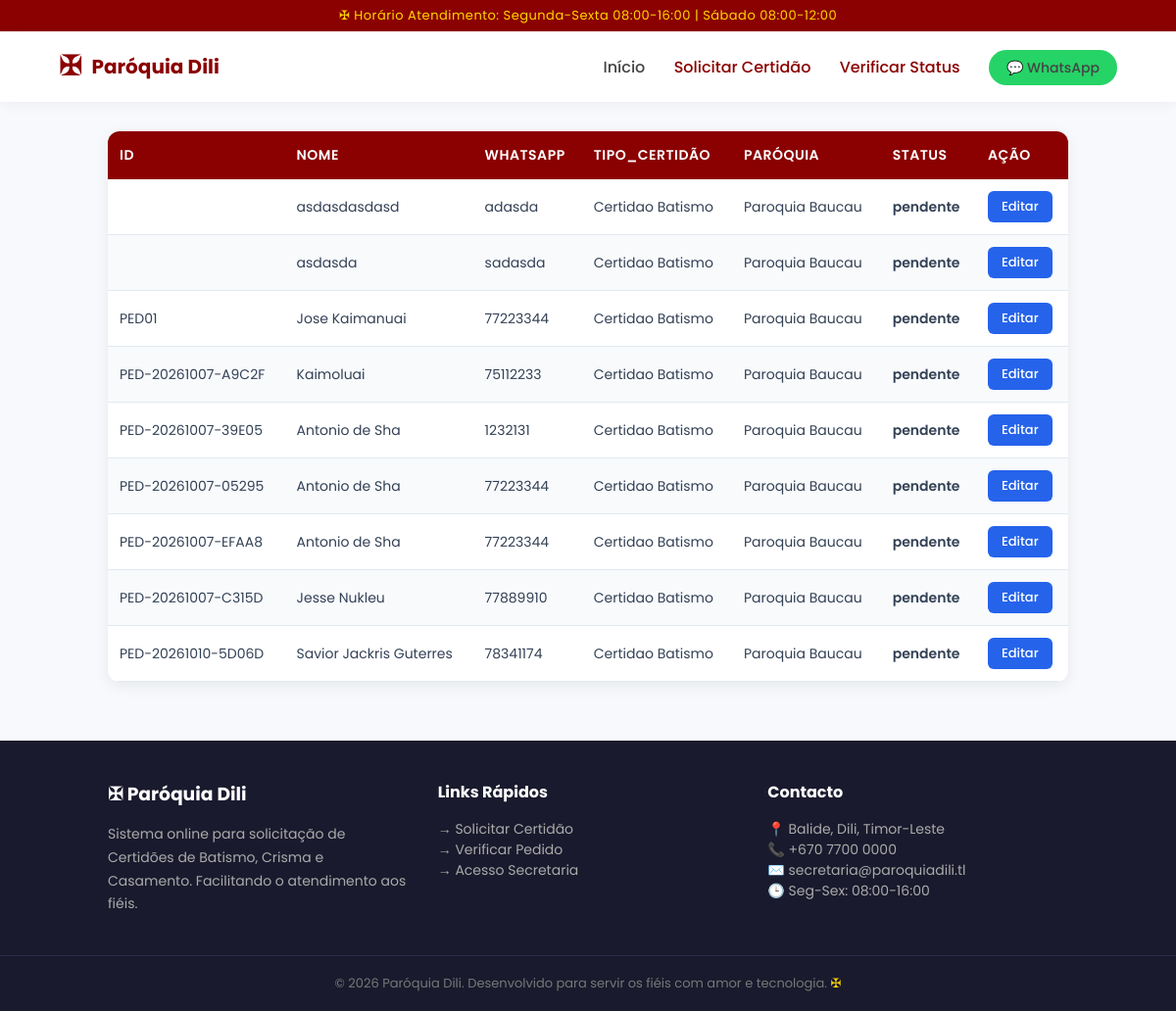
/Admin/add.php, run on the app's committed database.
### tables this page shows
CREATE TABLE `pedidos` (
  `id` int(11) NOT NULL AUTO_INCREMENT,
  `codigo_pedido` varchar(20) DEFAULT NULL,
  `paroquia_id` int(11) NOT NULL,
  `tipo_certidao_id` int(11) NOT NULL,
  `nome_requerente` varchar(150) NOT NULL,
  `whatsapp` varchar(20) NOT NULL,
  `finalidade` varchar(150) DEFAULT NULL,
  `data_solicitacao` timestamp NOT NULL DEFAULT current_timestamp(),
  `data_levantamento_desejada` date DEFAULT NULL,
  `status` enum('pendente','em_verificacao','em_processo','pronto','entregue','cancelado') DEFAULT 'pendente',
  `observacao_admin` text DEFAULT NULL,
  PRIMARY KEY (`id`),
  UNIQUE KEY `codigo_pedido` (`codigo_pedido`),
  KEY `paroquia_id` (`paroquia_id`),
  KEY `tipo_certidao_id` (`tipo_certidao_id`),
  CONSTRAINT `pedidos_ibfk_1` FOREIGN KEY (`paroquia_id`) REFERENCES `paroquias` (`id`) ON DELETE CASCADE,
  CONSTRAINT `pedidos_ibfk_2` FOREIGN KEY (`tipo_certidao_id`) REFERENCES `tipos_certidao` (`id`)
);

CREATE TABLE `tipos_certidao` (
  `id` int(11) NOT NULL AUTO_INCREMENT,
  `nome` varchar(50) NOT NULL,
  `requisitos` text DEFAULT NULL,
  `prazo_dias` int(11) DEFAULT 3,
  `custo` decimal(10,2) DEFAULT 0.00,
  PRIMARY KEY (`id`),
  UNIQUE KEY `nome` (`nome`)
);

CREATE TABLE `paroquias` (
  `id` int(11) NOT NULL AUTO_INCREMENT,
  `nome_paroquia` varchar(150) NOT NULL,
  `municipio` varchar(100) NOT NULL,
  `telefone` varchar(20) DEFAULT NULL,
  `endereco` text DEFAULT NULL,
  `created_at` timestamp NOT NULL DEFAULT current_timestamp(),
  PRIMARY KEY (`id`)
);

### classes/admin.php (called while the page is built)
<?php
require_once '../config/database.php';
class CRUD_Add
{
    private $conn;
    public function __construct()
    {
        $database = new Database();
        $this->conn = $database->getConnection();
    }
    public function Table(){
        $sql = "
            SELECT
                pe.codigo_pedido,
                pe.nome_requerente,
                pe.whatsapp,
                ti.nome AS nome_tipo,
                pa.nome_paroquia,
                pe.status
            FROM pedidos pe
            INNER JOIN tipos_certidao ti ON pe.tipo_certidao_id = ti.id
            INNER JOIN paroquias pa ON pe.paroquia_id = pa.id
        ";
        $result = $this->conn->query($sql);
        return $result;
    }
}
?>

### config/database.php (called while the page is built, shortened)
<?php
class Database{
    private $host = "localhost";
    private $db_name = "igreja_certidao";
    private $username = "root";
    private $password = "";
    public function getConnection(){
        $this->conn = mysqli_connect($this->host, $this->username, $this->password, $this->db_name);
        return $this->conn;
    }
}
?>

### Admin/add.php (the view)
<?php
include '../layout/layout.php';
include '../classes/admin.php';
layout::header("Admin");
?>
<link rel="stylesheet" href="../css/table.css">
<table  class="table table-bordered table-striped" >
    <thead>
        <tr>
            <th>ID</th>
            <th>Nome</th>
            <th>WhatsApp</th>
            <th>Tipo_Certidão</th>
            <th>Paróquia</th>
            <th>Status</th>
            <th>Ação</th>
        </tr>
    </thead>
    <tbody>
        <?php
        $crudAdd = new CRUD_Add();
        $result = $crudAdd->Table();
        while ($row = $result->fetch_assoc()) {
            echo "<tr>";
            echo "<td>{$row['codigo_pedido']}</td>";
            echo "<td>{$row['nome_requerente']}</td>";
            echo "<td>{$row['whatsapp']}</td>";
            echo "<td>{$row['nome_tipo']}</td>";
            echo "<td>{$row['nome_paroquia']}</td>";
            echo "<td>{$row['status']}</td>";
            echo "<td><a href='editar.php?codigo_pedido={$row['codigo_pedido']}'>Editar</a></td>";
            echo "</tr>";
        }
        ?>
    </tbody>
</table>
<?php
layout::footer();
?>

### layout/layout.php
<?php
class Layout {
    public static function header($title = "Paróquia Dili - Sistema Certidão") {
        echo '
<!DOCTYPE html>
<html lang="pt">
<head>
    <meta charset="UTF-8">
    <meta name="viewport" content="width=device-width, initial-scale=1.0">
    <title>'.$title.'</title>
    <link rel="stylesheet" href="../css/style.css">
    <link href="https://fonts.googleapis.com/css2?family=Poppins:wght@400;600&display=swap" rel="stylesheet">
    <style>
        *{margin:0;padding:0;box-sizing:border-box;font-family:"Poppins",sans-serif}
        body{background:#f8f9fc;color:#333}
        .top-bar{background:#8B0000;color:#FFD700;text-align:center;padding:6px;font-size:13px;letter-spacing:0.5px}
        nav{background:white;box-shadow:0 2px 15px rgba(0,0,0,0.05);padding:15px 5%;display:flex;justify-content:space-between;align-items:center;position:sticky;top:0;z-index:100}
        .logo{display:flex;align-items:center;gap:10px;font-weight:700;color:#8B0000;font-size:20px}
        .logo span{font-size:28px}
        .menu a{margin-left:25px;text-decoration:none;color:#444;font-weight:500;transition:0.3s}
        .menu a:hover,.menu a.active{color:#8B0000}
        .btn-wa{background:#25D366;color:white;padding:8px 18px;border-radius:20px;text-decoration:none;font-size:14px;font-weight:600}
        .btn-wa:hover{background:#128C7E}
        .container{max-width:1100px;margin:30px auto;padding:0 5%}
        @media(max-width:700px){.menu{display:none}}
    </style>
</head>
<body>
<div class="top-bar">✠ Horário Atendimento: Segunda-Sexta 08:00-16:00 | Sábado 08:00-12:00</div>
<nav>
    <div class="logo"><span>✠</span> Paróquia Dili</div>
    <div class="menu">
        <a href="../index.php?page=home">Início</a>
        <a href="../Public/pedido.php?page=solicitar" class="active">Solicitar Certidão</a>
        <a href="../Public/status.php?page=status" class="active">Verificar Status</a>
        <a href="https://wa.me/67075xxxxxx" class="btn-wa">💬 WhatsApp</a>
    </div>
</nav>
<div class="container">
        ';
    }
    public static function footer() {
        echo '
</div>
<footer style="background:#1a1a2e;color:#ddd;margin-top:60px">
    <div style="max-width:1100px;margin:auto;padding:40px 5%;display:grid;grid-template-columns:repeat(auto-fit,minmax(220px,1fr));gap:30px">
        <div>
            <h3 style="color:white;margin-bottom:15px">✠ Paróquia Dili</h3>
            <p style="font-size:14px;line-height:1.7;color:#aaa">Sistema online para solicitação de Certidões de Batismo, Crisma e Casamento. Facilitando o atendimento aos fiéis.</p>
        </div>
        <div>
            <h4 style="color:white;margin-bottom:15px">Links Rápidos</h4>
            <p style="font-size:14px"><a href="index.php?page=solicitar" style="color:#aaa;text-decoration:none">→ Solicitar Certidão</a><br>
            <a href="index.php?page=status" style="color:#aaa;text-decoration:none">→ Verificar Pedido</a><br>
            <a href="index.php?page=admin" style="color:#aaa;text-decoration:none">→ Acesso Secretaria</a></p>
        </div>
        <div>
            <h4 style="color:white;margin-bottom:15px">Contacto</h4>
            <p style="font-size:14px;color:#aaa">📍 Balide, Dili, Timor-Leste<br>📞 +670 7700 0000<br>✉️ secretaria@paroquiadili.tl<br>🕒 Seg-Sex: 08:00-16:00</p>
        </div>
    </div>
    <div style="border-top:1px solid #2a2a4a;text-align:center;padding:18px;font-size:13px;color:#777">
        © 2026 Paróquia Dili. Desenvolvido para servir os fiéis com amor e tecnologia. <span style="color:#FFD700">✠</span>
    </div>
</footer>
</body>
</html>
        ';
    }
}
?>

### css/table.css (style rules this page uses)
.table { width: 100%; border-collapse: collapse; background: #fff; border-radius: 12px; overflow: hidden; box-shadow: 0 4px 15px rgba(0,0,0,0.07); font-family: 'Segoe UI', sans-serif; }
.table thead { background: #8b0000; color: #fff; }
.table thead th { padding: 14px 12px; text-align: left; font-weight: 600; font-size: 14px; text-transform: uppercase; letter-spacing: 0.5px; }
.table tbody td { padding: 12px; font-size: 14px; color: #334155; border-bottom: 1px solid #e2e8f0; }
.table-striped tbody tr:nth-child(even) { background: #f8fafc; }
.table tbody td:nth-child(6) { font-weight: 600; }
.table tbody td a { background: #2563eb; color: #fff !important; padding: 6px 14px; border-radius: 6px; text-decoration: none; font-size: 13px; font-weight: 500; display: inline-block; transition: 0.2s; }

### layout/layout.php (style rules this page uses)
* { margin:0;padding:0;box-sizing:border-box;font-family:"Poppins",sans-serif }
body { background:#f8f9fc;color:#333 }
.top-bar { background:#8B0000;color:#FFD700;text-align:center;padding:6px;font-size:13px;letter-spacing:0.5px }
nav { background:white;box-shadow:0 2px 15px rgba(0,0,0,0.05);padding:15px 5%;display:flex;justify-content:space-between;align-items:center;position:sticky;top:0;z-index:100 }
.logo { display:flex;align-items:center;gap:10px;font-weight:700;color:#8B0000;font-size:20px }
.logo span { font-size:28px }
.menu a { margin-left:25px;text-decoration:none;color:#444;font-weight:500;transition:0.3s }
.menu a:hover,.menu a.active { color:#8B0000 }
.btn-wa { background:#25D366;color:white;padding:8px 18px;border-radius:20px;text-decoration:none;font-size:14px;font-weight:600 }
.container { max-width:1100px;margin:30px auto;padding:0 5% }

### data on the page
pedidos: nome_requerente "asdasdasdasd", whatsapp "adasda", tipo_certidao.nome "Certidao Batismo", paroquia.nome_paroquia "Paroquia Baucau", status "pendente"
pedidos: nome_requerente "asdasda", whatsapp "sadasda", tipo_certidao.nome "Certidao Batismo", paroquia.nome_paroquia "Paroquia Baucau", status "pendente"
pedidos: codigo_pedido "PED01", nome_requerente "Jose Kaimanuai", whatsapp "77223344", tipo_certidao.nome "Certidao Batismo", paroquia.nome_paroquia "Paroquia Baucau", status "pendente"
pedidos: codigo_pedido "PED-20261007-A9C2F", nome_requerente "Kaimoluai", whatsapp "75112233", tipo_certidao.nome "Certidao Batismo", paroquia.nome_paroquia "Paroquia Baucau", status "pendente"
pedidos: codigo_pedido "PED-20261007-39E05", nome_requerente "Antonio de Sha", whatsapp "1232131", tipo_certidao.nome "Certidao Batismo", paroquia.nome_paroquia "Paroquia Baucau", status "pendente"
pedidos: codigo_pedido "PED-20261007-05295", nome_requerente "Antonio de Sha", whatsapp "77223344", tipo_certidao.nome "Certidao Batismo", paroquia.nome_paroquia "Paroquia Baucau", status "pendente"
pedidos: codigo_pedido "PED-20261007-EFAA8", nome_requerente "Antonio de Sha", whatsapp "77223344", tipo_certidao.nome "Certidao Batismo", paroquia.nome_paroquia "Paroquia Baucau", status "pendente"
pedidos: codigo_pedido "PED-20261007-C315D", nome_requerente "Jesse Nukleu", whatsapp "77889910", tipo_certidao.nome "Certidao Batismo", paroquia.nome_paroquia "Paroquia Baucau", status "pendente"
pedidos: codigo_pedido "PED-20261010-5D06D", nome_requerente "Savior Jackris Guterres", whatsapp "78341174", tipo_certidao.nome "Certidao Batismo", paroquia.nome_paroquia "Paroquia Baucau", status "pendente"
